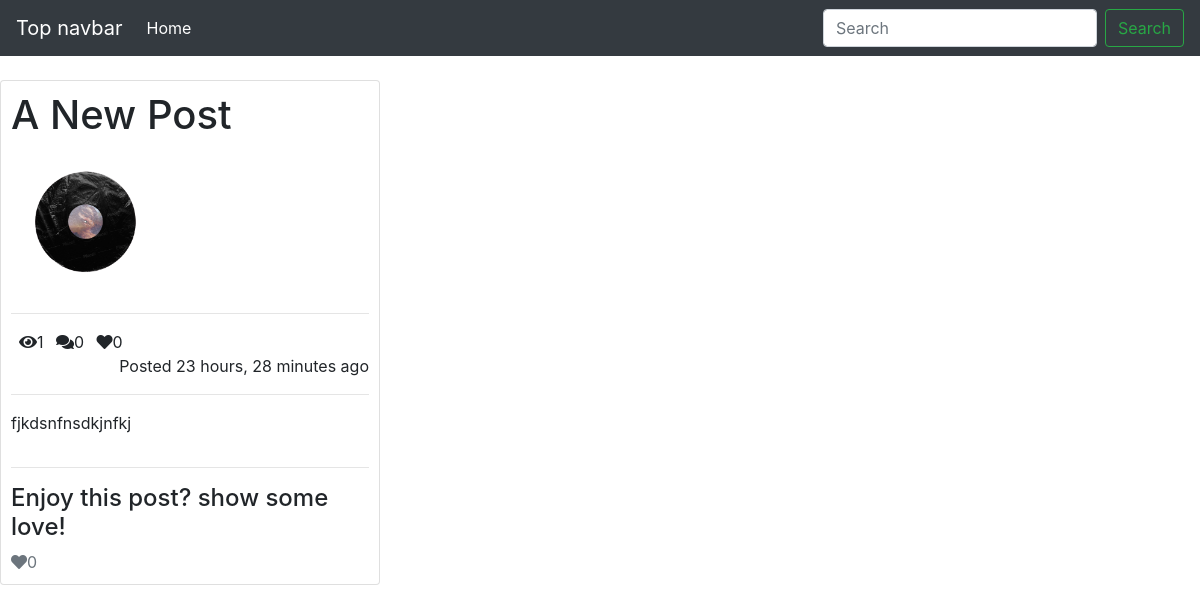
The app's page /what/ with its own data.
### posts/models.py (models this page shows, shortened)
class Post(models.Model):
    title = models.CharField(max_length=100)
    content = models.TextField()
    thumbnail = models.ImageField()
    publish_date = models.DateTimeField(auto_now=True)
    last_updated = models.DateTimeField(auto_now=True)
    author = models.ForeignKey(User, on_delete=models.CASCADE)
    slug = models.SlugField()
    def get_love_url(self):
        return reverse("love", kwargs={"slug": self.slug})
    @property
    def get_comment_count(self):
        return self.comment_set.all().count()
    @property
    def get_view_count(self):
        return self.postview_set.all().count()
    @property
    def get_love_count(self):
        return self.love_set.all().count()

### posts/views.py (the view)
# urls.py: path('<slug>/', PostDetailView.as_view(), name='detail'),
class PostDetailView(DetailView):
    model = Post
    def get_object(self, **kwargs):
        object = super().get_object(**kwargs)
        if self.request.user.is_authenticated:
            PostView.objects.get_or_create(user=self.request.user, post=object)
        return object

### templates/posts/post_detail.html
{% extends 'base.html' %}
{% block content %}
<div class="row">
    <div class="col-4 offest-4">
        <div class="card" style="padding: 10px;">
            <h1>{{ object.title|title }}</h1>
            <img src="{{ object.thumbnail.url }}" style="height: 150px; width: 150px;" class="card-img-top post-image"
                alt="image">
            <hr />
            <div>
                <span><i class="fas fa-eye ml-2"></i>{{ object.get_view_count }}</span>
                <span><i class="fas fa-comments ml-2"></i>{{ object.get_comment_count }}</span>
                <span><i class="fas fa-heart ml-2"></i>{{ object.get_love_count }}</span>
                <span class="float-right">Posted {{ object.publish_date|timesince }} ago</span>
            </div>
            <hr />
            <div>
                <p>{{ object.content }}</p>
            </div>
            <hr />
            <div>
                <h4>Enjoy this post? show some love!</h4>
                <a href="{{ object.get_love_url }}" class="text-muted"><i class="fas fa-heart"></i>{{ object.get_love_count }}</a>
            </div>
        </div>
    </div>
</div>
{% endblock content %}

### records on screen
Post: title "A New Post", thumbnail (picture), get_view_count "1", get_comment_count "0", get_love_count "0", publish_date "23 hours, 28 minutes", content "fjkdsnfnsdkjnfkj"
